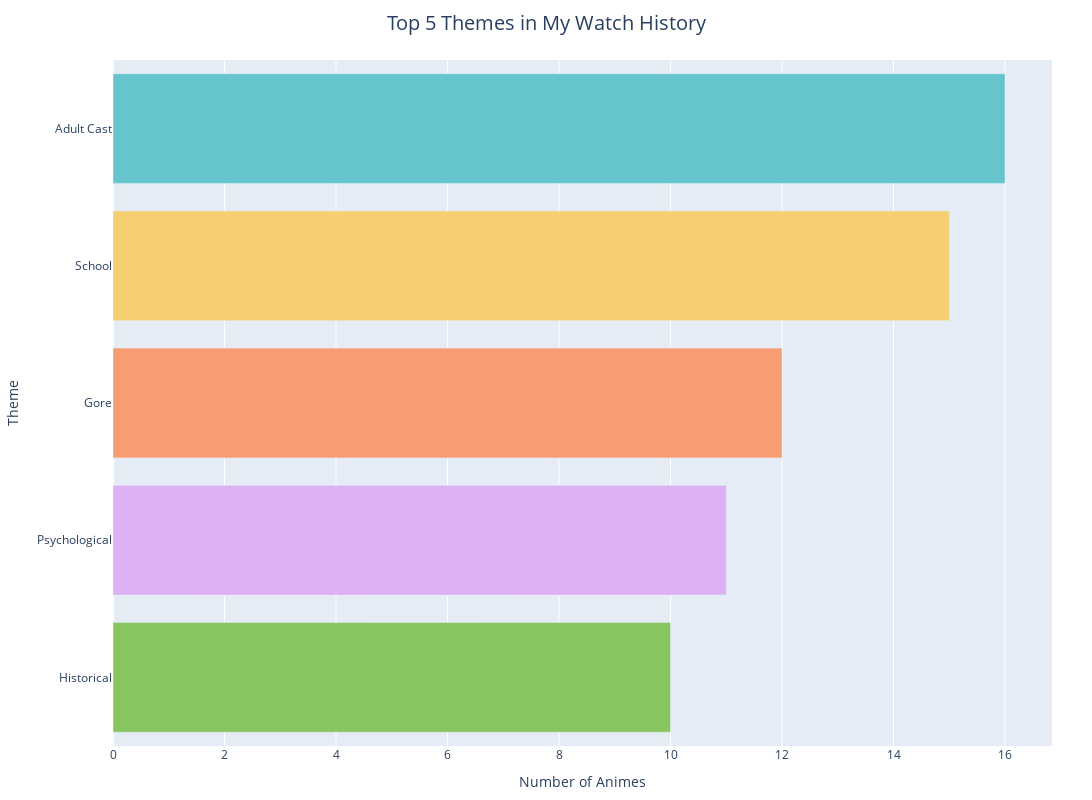

The cell this chart's notebook holds for it:
### Code cell
top5_themes = theme_counts.head(5)

# Create plotly horizontal bar chart
fig = px.bar(
    top5_themes,
    x='Count',
    y='Theme',
    orientation='h',

    color='Theme',  # Gives a unique color per theme
    color_discrete_sequence=px.colors.qualitative.Pastel,  # Optional: make it softer
)

# Clean up layout
fig.update_layout(
    title={
        'text': "Top 5 Themes in My Watch History",
        'x': 0.5,  # centers the title horizontally (0 = left, 1 = right)
        'xanchor': 'center',
        'font': dict(size=20)  # change 20 to any font size you like
    },
    xaxis_title="Number of Animes",
    yaxis_title="Theme",
    showlegend=False,
    height=800,
    width=1200,  
    margin=dict(l=40, r=40, t=60, b=40)
)

# Improve hover + text label placement
fig.update_traces(
    textposition='outside',
    hovertemplate='<b>%{y}</b><br>Count: %{x}<extra></extra>'
)

fig.show()

### Figure 1 — Plotly figure (JSON) as saved in the notebook; plotly's stock layout.template omitted (floating-point values rounded to 4 significant figures)
{"data": [{"hovertemplate": "<b>%{y}</b><br>Count: %{x}<extra></extra>", "legendgroup": "Adult Cast", "marker": {"color": "rgb(102, 197, 204)", "pattern": {"shape": ""}}, "name": "Adult Cast", "orientation": "h", "showlegend": true, "textposition": "outside", "type": "bar", "x": [16], "xaxis": "x", "y": ["Adult Cast"], "yaxis": "y"}, {"hovertemplate": "<b>%{y}</b><br>Count: %{x}<extra></extra>", "legendgroup": "School", "marker": {"color": "rgb(246, 207, 113)", "pattern": {"shape": ""}}, "name": "School", "orientation": "h", "showlegend": true, "textposition": "outside", "type": "bar", "x": [15], "xaxis": "x", "y": ["School"], "yaxis": "y"}, {"hovertemplate": "<b>%{y}</b><br>Count: %{x}<extra></extra>", "legendgroup": "Gore", "marker": {"color": "rgb(248, 156, 116)", "pattern": {"shape": ""}}, "name": "Gore", "orientation": "h", "showlegend": true, "textposition": "outside", "type": "bar", "x": [12], "xaxis": "x", "y": ["Gore"], "yaxis": "y"}, {"hovertemplate": "<b>%{y}</b><br>Count: %{x}<extra></extra>", "legendgroup": "Psychological", "marker": {"color": "rgb(220, 176, 242)", "pattern": {"shape": ""}}, "name": "Psychological", "orientation": "h", "showlegend": true, "textposition": "outside", "type": "bar", "x": [11], "xaxis": "x", "y": ["Psychological"], "yaxis": "y"}, {"hovertemplate": "<b>%{y}</b><br>Count: %{x}<extra></extra>", "legendgroup": "Historical", "marker": {"color": "rgb(135, 197, 95)", "pattern": {"shape": ""}}, "name": "Historical", "orientation": "h", "showlegend": true, "textposition": "outside", "type": "bar", "x": [10], "xaxis": "x", "y": ["Historical"], "yaxis": "y"}], "layout": {"barmode": "relative", "height": 800, "legend": {"title": {"text": "Theme"}, "tracegroupgap": 0}, "margin": {"b": 40, "l": 40, "r": 40, "t": 60}, "showlegend": false, "title": {"font": {"size": 20}, "text": "Top 5 Themes in My Watch History", "x": 0.5, "xanchor": "center"}, "width": 1200, "xaxis": {"anchor": "y", "domain": [0, 1], "title": {"text": "Number of Animes"}}, "yaxis": {"anchor": "x", "categoryarray": ["Historical", "Psychological", "Gore", "School", "Adult Cast"], "categoryorder": "array", "domain": [0, 1], "title": {"text": "Theme"}}}}
